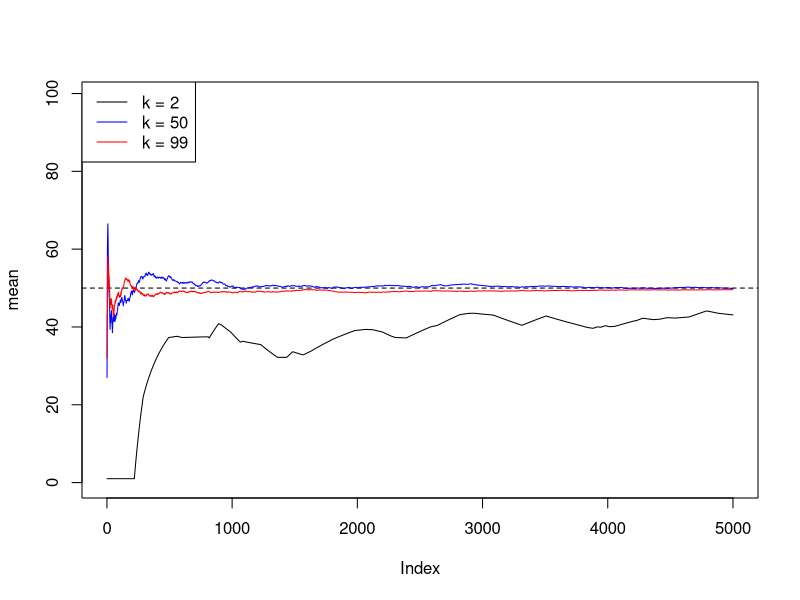
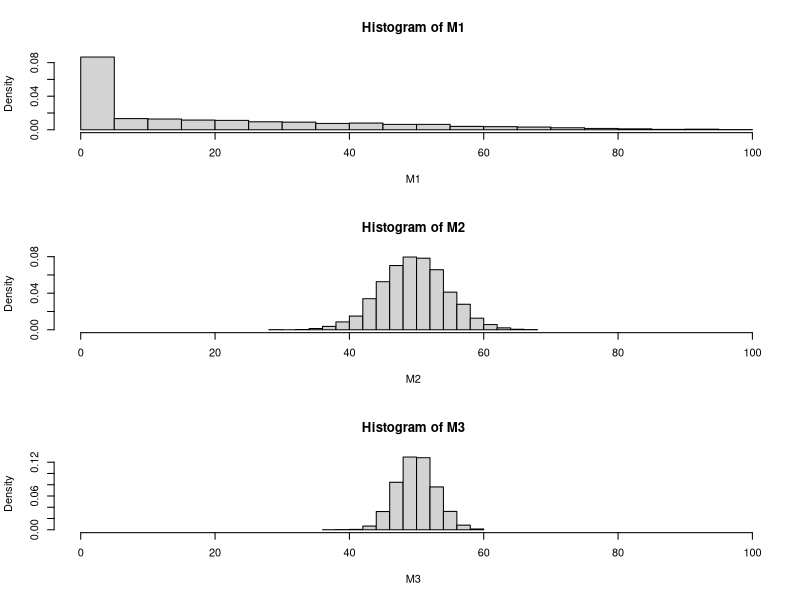

These charts were generated, in order, by the following R code:
rm(list=ls())

mcmc <- function(n, k = 2, N = 5000)
{
  x <- 1:n;
  res <- numeric(N)
  for(i in 1:N)
  {
    swap <- sample(1:n, k)
    x[swap] <- sample(x[swap],k);
    res[i] <- x[1];
  }
  return(res);
}

n <- 99; mu <- sum(1:n)/n;

mcmc(n) -> r1
plot(cumsum(r1)/1:length(r1), type="l", ylim=c(0,n), ylab="mean")
abline(mu,0,lty=2)

mcmc(n,round(n/2)) -> r2
lines(1:length(r2), cumsum(r2)/1:length(r2), col="blue")

mcmc(n,n) -> r3
lines(1:length(r3), cumsum(r3)/1:length(r3), col="red")

legend("topleft", c("k = 2", paste("k =",round(n/2)), paste("k =",n)), col=c("black","blue","red"), lwd=1)


K <- 5000;
M1 <- numeric(K)
M2 <- numeric(K)
M3 <- numeric(K)
for(i in 1:K)
{
  M1[i] <- mean(mcmc(n,2,100));
  M2[i] <- mean(mcmc(n,round(n/2),100));
  M3[i] <- mean(mcmc(n,n,100));
}

dev.new()
par(mfrow=c(3,1))
hist(M1, xlim=c(0,n), freq=FALSE)
hist(M2, xlim=c(0,n), freq=FALSE)
hist(M3, xlim=c(0,n), freq=FALSE)



